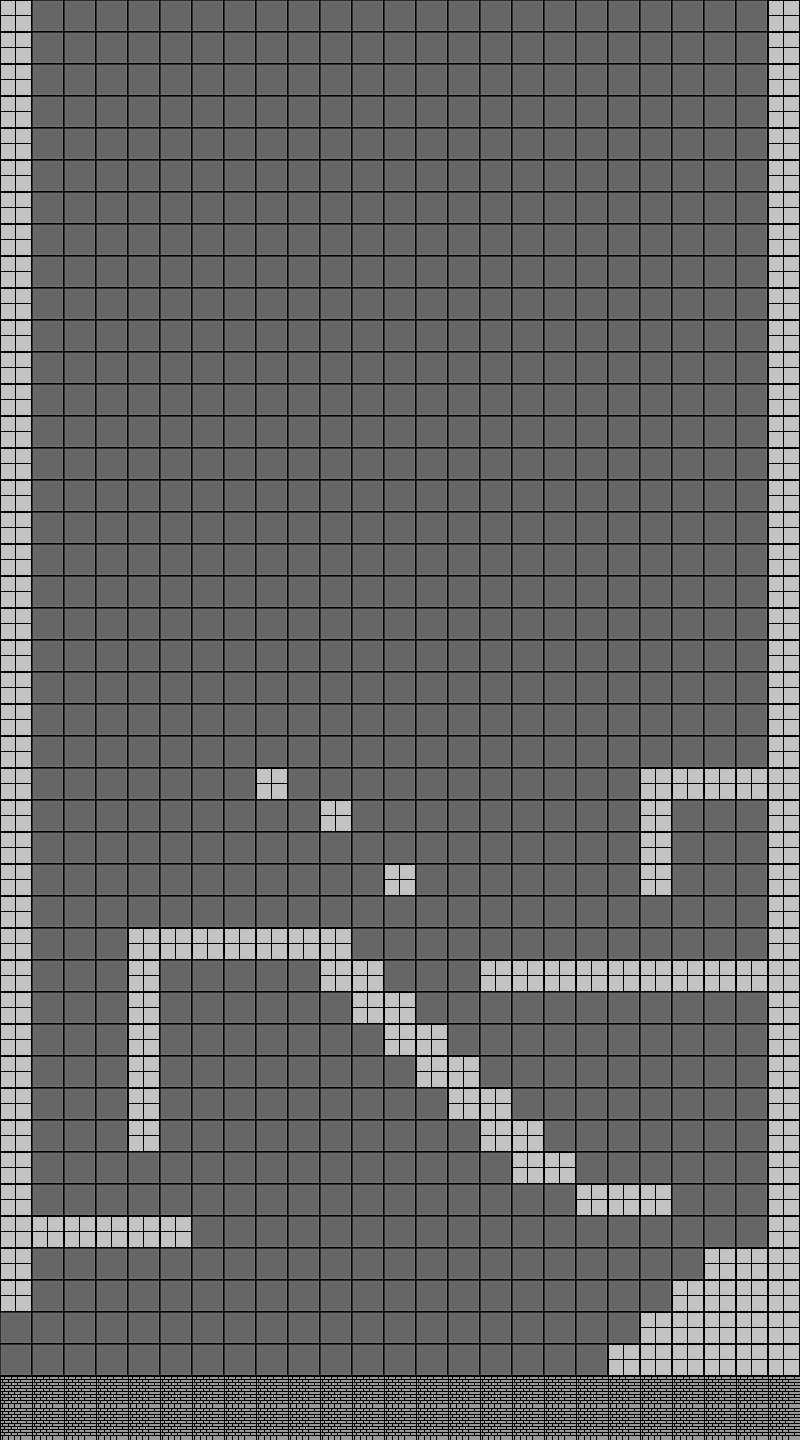

A level layout from a 2D game, rendered from its tile map. Below: a short description, then the map file with tile-grid data replaced by summaries:
An orthogonal 25x45 tile map with 32x32 px tiles, 1 tile layer (Tile Layer 1) and 23 objects (bridge, endGame).

<map version="1.0" orientation="orthogonal" width="25" height="45" tilewidth="32" tileheight="32">
 <tileset firstgid="1" name="spritesheet" tilewidth="32" tileheight="32">
  <image source="spritesheet.png" trans="ff00ff" width="320" height="320" />
 </tileset>
 <layer name="Tile Layer 1" width="25" height="45">
  <data>[1125 cells, 1125 non-empty, 3 distinct tile ids]</data>
 </layer>
 <objectgroup name="Collision" width="25" height="45">
  <object x="1" y="1376" width="799" height="63" />
  <object x="608" y="1344" width="64" height="31" />
  <object x="640" y="1312" width="64" height="32" />
  <object x="673" y="1281" width="64" height="31" />
  <object x="705" y="1248" width="64" height="32" />
  <object x="769" y="0" width="31" height="1248" />
  <object x="576" y="1185" width="96" height="31" />
  <object x="512" y="1152" width="64" height="33" />
  <object x="480" y="1120" width="64" height="33" />
  <object x="449" y="1088" width="63" height="32" />
  <object x="416" y="1056" width="64" height="32" />
  <object x="384" y="1024" width="63" height="32" />
  <object x="353" y="992" width="63" height="32" />
  <object x="321" y="960" width="64" height="33" />
  <object x="128" y="928" width="224" height="31" />
  <object x="128" y="929" width="32" height="224" />
  <object x="32" y="1216" width="160" height="31" />
  <object x="1" y="1" width="30" height="1312" />
  <object x="480" y="960" width="289" height="31" />
  <object x="640" y="768" width="130" height="32" />
  <object x="640" y="768" width="31" height="128" />
 </objectgroup>
 <objectgroup name="NPC" width="25" height="45" />
 <objectgroup name="Transition" width="25" height="45">
  <object name="bridge" x="0" y="1311" width="6" height="65" />
  <object name="endGame" x="252" y="692" width="40" height="77" />
 </objectgroup>
</map>
